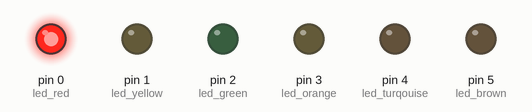
This sketch was run on a simulated Arduino Uno, built with avr-gcc and run on an emulated ATmega328P. Parts: output pins drawn as LEDs (lit = HIGH).

Above: at 0.5 s.
At 1.5 s:
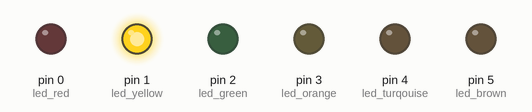
At 2.5 s:
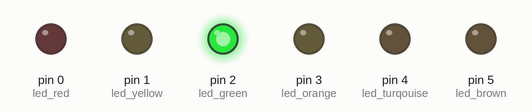
At 3.5 s:
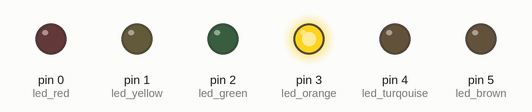
At 4.5 s:
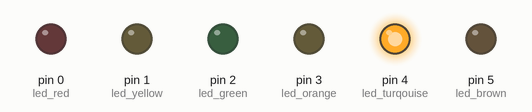
At 5.5 s:
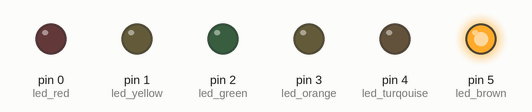
Timing chart, 0 to 7.8 s (numbered marks = the images above):
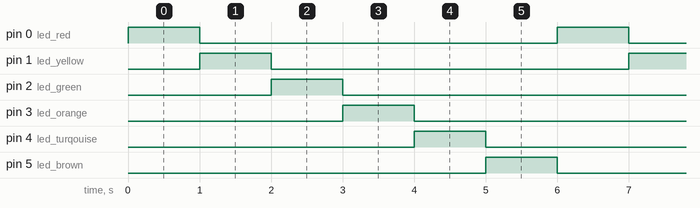

Measured:
- by itself, pin 0 (led_red), pin 1 (led_yellow), pin 2 (led_green), pin 3 (led_orange), pin 4 (led_turqouise), pin 5 (led_brown): alternates HIGH for 1.0 s and LOW for 5.0 s
- by itself, everything shown: repeats every 6.0 s, in 6 steps

The sketch:

____________.ino
```cpp
int led_red = 0;        // Червоний світлодіод підключений до Pin 0 Arduino.
int led_yellow = 1;     // Жовтий світлодіод підключений до Pin 1 Arduino.
int led_green = 2;      // Зелений світлодіод підключений до Pin 2 Arduino.
int led_orange = 3;     // Оранжевий світлодіод підключений до Pin 3 Arduino.
int led_turqouise = 4;  // Бірюзовий світлодіод підключений до Pin 4 Arduino.
int led_brown = 5;      // Коричневий світлодіод підключений до Pin 5 Arduino.

void setup() {
    // Налаштовуємо всі світлодіоди як вихід (OUTPUT).
    pinMode(led_red, OUTPUT);
    pinMode(led_yellow, OUTPUT);
    pinMode(led_green, OUTPUT);
    pinMode(led_orange, OUTPUT);
    pinMode(led_turqouise, OUTPUT);
    pinMode(led_brown, OUTPUT);
}

void loop() {

    // Вмикаємо червоний світлодіод, а коричнивий індикатор вимикаємо.
    digitalWrite(led_brown, LOW);
    digitalWrite(led_red, HIGH);
    delay(1000);  // Таймер на 1 секунду.

    // Вмикаємо жовтий світлодіод, а червоний індикатор вимикаємо.
    digitalWrite(led_red, LOW);
    digitalWrite(led_yellow, HIGH);
    delay(1000);  // Таймер на 1 секунду.

    // Вмикаємо зелений світлодіод, а жовтий індикатор вимикаємо.
    digitalWrite(led_yellow, LOW);
    digitalWrite(led_green, HIGH);
    delay(1000);  // Таймер на 1 секунду.

    //  Вмикаємо оранжевий світлодіод, а зелений індикатор вимикаємо.
    digitalWrite(led_green, LOW);
    digitalWrite(led_orange, HIGH);
    delay(1000);  // Таймер на 1 секунду.

    // Вмикаємо бірюзовий світлодіод, а оранжевий індикатор вимикаємо.
    digitalWrite(led_orange, LOW);
    digitalWrite(led_turqouise, HIGH);
    delay(1000);  // Таймер на 1 секунду.

    // Вмикаємо коричнивий світлодіод, а бірюзовий індикатор вимикаємо.
    digitalWrite(led_turqouise, LOW);
    digitalWrite(led_brown, HIGH);
    delay(1000);  // Таймер на 1 секунду.

}
```
